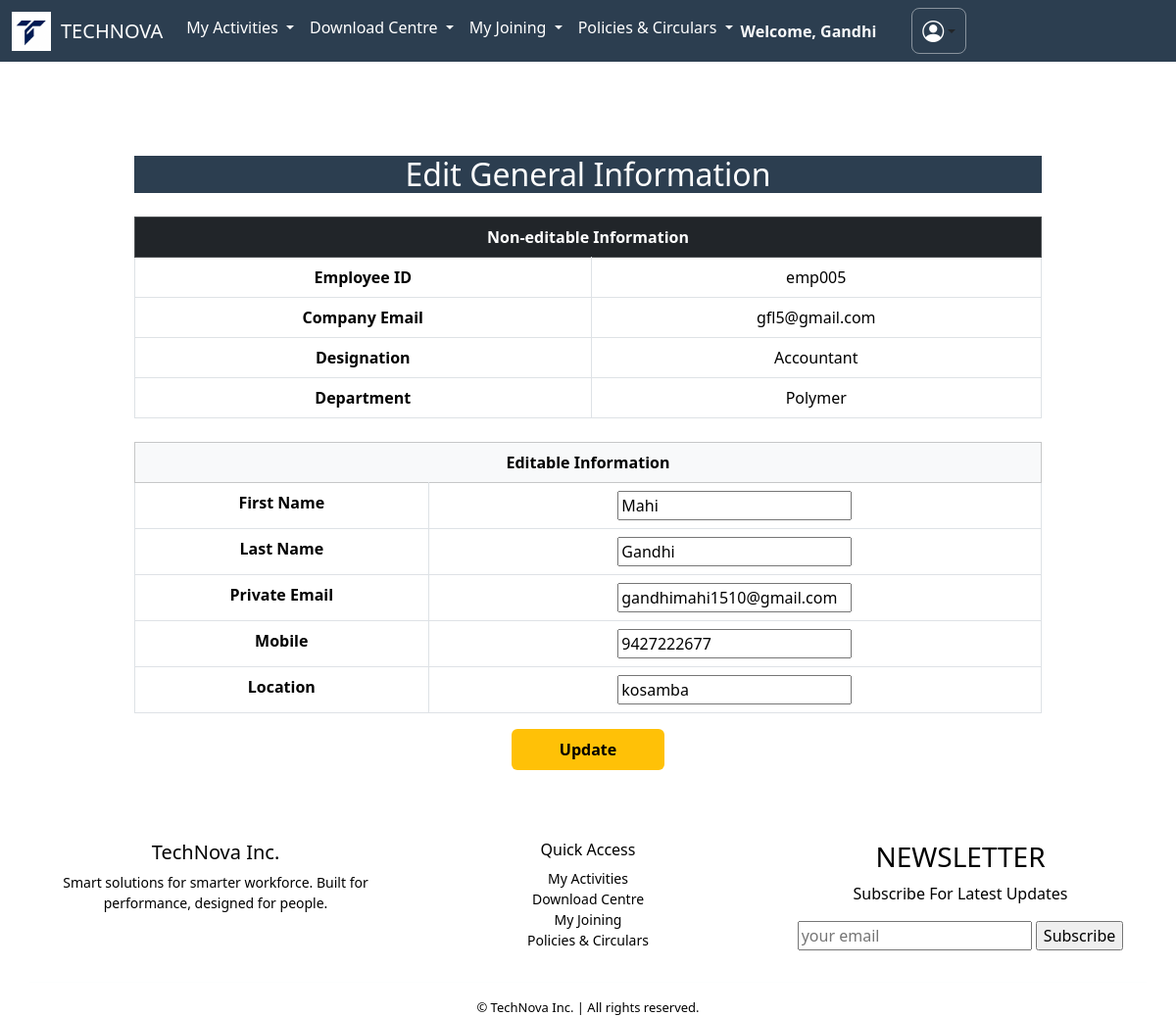
Page /updategeneral/ (signed in) on the committed database.
### apps/dashboard/models.py (models this page shows, shortened)
class BaseClass(models.Model):
    id = models.UUIDField(primary_key=True, default=uuid.uuid4, editable=False)
    created_at = models.DateTimeField(auto_now_add=True)
    updated_at = models.DateTimeField(auto_now=True)
    class Meta:
        abstract = True

class Employee(BaseClass):
    employee_id = models.CharField(max_length=10, unique=True, blank=True)
    first_name = models.CharField(max_length=255,null=False,blank=False)
    last_name = models.CharField(max_length=255,null=False,blank=False)
    company_email = models.EmailField(unique=True,null=False,blank=False)
    pvt_email = models.EmailField(unique=True,null=False,blank=False)
    mobile = models.CharField(max_length=15,null=False,blank=False)
    password = models.CharField(max_length=8, blank=True,null=False)
    doj = models.DateField(verbose_name="Date of Joining",null=False,blank=False)
    dob = models.DateField(verbose_name="Date of Birth", default="2000-01-01")
    location = models.CharField(max_length=100, blank=True, null=True)
    designation = models.CharField(max_length=100, blank=True, null=True)
    department = models.CharField(max_length=100, blank=True, null=True)
    manager = models.CharField(max_length=100, blank=True, null=True)
    photo = models.ImageField(upload_to='employee_photos/', default='default.jpg')

### apps/dashboard/views.py (the view)
# urls.py: path('updategeneral/',updategeneral,name='updategeneral'),
def updategeneral(request):
    employee_id = request.session.get('employee_id')
    employee = get_object_or_404(Employee, employee_id=employee_id)
    if request.method == 'POST':
        form = EmployeeGeneralInfoForm(request.POST, instance=employee)
        if form.is_valid():
            form.save()
            return redirect('generalinfo')  # or any page you like
    else:
        form = EmployeeGeneralInfoForm(instance=employee)
    return render(request, 'dashboard/geninfoupdate.html', {
        'form': form,
        'employee': employee  # to display non-editable fields
    })

### apps/dashboard/forms.py
class EmployeeGeneralInfoForm(forms.ModelForm):
    class Meta:
        model = Employee
        fields = ['first_name', 'last_name', 'pvt_email', 'mobile', 'location']  # Editable fields only

### apps/dashboard/templates/dashboard/geninfoupdate.html (shortened to what this page needs)
{% extends 'dashboard/base.html' %}
{% block body %}
<div class="container py-5">
    <div class="row justify-content-center">
        <div class="col-md-10">
            <h2 class="text-center mb-4" style="background-color: #2c3e50; color: white;">Edit General Information</h2>
            <table class="table table-bordered text-center">
                <thead class="table-dark">
                    <tr>
                        <th colspan="2">Non-editable Information</th>
                    </tr>
                </thead>
                <tbody>
                    <tr><th>Employee ID</th><td>{{ employee.employee_id }}</td></tr>
                    <tr><th>Company Email</th><td>{{ employee.company_email }}</td></tr>
                    <tr><th>Designation</th><td>{{ employee.designation }}</td></tr>
                    <tr><th>Department</th><td>{{ employee.department }}</td></tr>
                </tbody>
            </table>
            <form method="post" class="mt-4">
                <table class="table table-hover table-bordered text-center">
                    <thead class="table-light">
                        <tr><th colspan="2">Editable Information</th></tr>
                    </thead>
                    <tbody>
                        <tr>
                            <th>First Name</th>
                            <td>{{ form.first_name }}</td>
                        </tr>
                        <tr>
                            <th>Last Name</th>
                            <td>{{ form.last_name }}</td>
                        </tr>
                        <tr>
                            <th>Private Email</th>
                            <td>{{ form.pvt_email }}</td>
                        </tr>
                        <tr>
                            <th>Mobile</th>
                            <td>{{ form.mobile }}</td>
                        </tr>
                        <tr>
                            <th>Location</th>
                            <td>{{ form.location }}</td>
                        </tr>
                    </tbody>
                </table>
                <div class="text-center mt-3">
                   <button type="submit" class="btn px-5 py-2 fw-bold" style="background-color: #ffc107; color: black;">Update</button>
                </div>
            </form>
        </div>
    </div>
</div>
{% endblock %}

### apps/dashboard/templates/dashboard/base.html (shortened to what this page needs)
<!DOCTYPE html>
<html lang="en">
<head>
  <link href="https://cdn.jsdelivr.net/npm/bootstrap@5.3.6/dist/css/bootstrap.min.css"
 rel="stylesheet" />
  <link rel="stylesheet" href="https://cdnjs.cloudflare.com/ajax/libs/font-awesome/6.5.0/css/all.min.css">
 <link rel="stylesheet" href="https://cdnjs.cloudflare.com/ajax/libs/font-awesome/6.4.0/css/all.min.css">
  <link rel="stylesheet" href="https://cdnjs.cloudflare.com/ajax/libs/font-awesome/6.4.0/css/all.min.css">
  <link rel="stylesheet" href="https://cdn.jsdelivr.net/npm/bootstrap-icons@1.11.3/font/bootstrap-icons.css">
</head>
<body>
  <nav class="navbar navbar-expand-lg navbar-cyan">
    <div class="container-fluid">
      <img src="/media/]logoog.jpg" alt="Login Banner"
        style="height: 40px; width: auto; object-fit: contain; vertical-align: middle; margin-right: 10px;">
      <a class="navbar-brand" href="{% url 'index_inner' %}">TECHNOVA</a>
      <div class="collapse navbar-collapse" id="navbarScroll">
        <ul class="navbar-nav me-auto my-2 my-lg-0 navbar-nav-scroll" style="--bs-scroll-height: 100px;">
          <li class="nav-item dropdown">
            <a class="nav-link dropdown-toggle" href="#" role="button" data-bs-toggle="dropdown" aria-expanded="false">
              My Activities
            </a>
          </li>
          <li class="nav-item dropdown">
            <a class="nav-link dropdown-toggle" href="#" role="button" data-bs-toggle="dropdown" aria-expanded="false">
              Download Centre
            </a>
          </li>
          <li class="nav-item dropdown">
            <a class="nav-link dropdown-toggle" href="#" role="button" data-bs-toggle="dropdown" aria-expanded="false">
              My Joining
            </a>
          </li>
          <li class="nav-item dropdown">
            <a class="nav-link dropdown-toggle" href="#" role="button" data-bs-toggle="dropdown" aria-expanded="false">
              Policies & Circulars
            </a>
          </li>
<div class="d-flex align-items-center ms-auto">
            {% if request.session.employee_name %}
            <span class="me-3 text-light fw-bold">Welcome, {{ request.session.employee_name }}</span>
            {% endif %}
<div class="dropdown d-flex align-items-center ms-auto">
  <button class="btn dropdown-toggle d-flex align-items-center justify-content-center"
          type="button" id="userMenu" data-bs-toggle="dropdown" aria-expanded="false"
          style="background-color: transparent; border: 1px solid #ffffff70; padding: 6px 10px; border-radius: 8px;">
    <i class="bi bi-person-circle" style="font-size: 22px; color: white;"></i>
  </button>
</div>
      </div>
    </div>
  </nav>
  <BR></BR>
  {% block body %}
  {% endblock %}
  <footer class="mt-4" style="background: #ffffff; color: black; ">
    <div class="container text-center">
      <div class="row">
        <div class="col-md-4 mb-3">
          <h5>TechNova Inc.</h5>
          <p style="font-size: 14px;">Smart solutions for smarter workforce. Built for performance, designed for people.
          </p>
        </div>
        <div class="col-md-4 mb-3">
          <h6>Quick Access</h6>
          <ul class="list-unstyled" style="font-size: 14px;">
            <li><a href="{% url 'claims_page' %}" class="text-black text-decoration-none">My Activities</a></li>
            <li><a href="{% url 'salary' %}" class="text-black text-decoration-none">Download Centre</a></li>
            <li><a href="{% url 'generalinfo' %}" class="text-black text-decoration-none">My Joining</a></li>
            <li><a href="{% url 'policy_and_circular' %}" class="text-black text-decoration-none">Policies &
                Circulars</a></li>
          </ul>
        </div>
        <div class="col-md-4 mb-3">
          <h3>NEWSLETTER</h3>
          <p>Subscribe For Latest Updates</p>
          <input type="email" placeholder="your email" class="email">
          <input type="submit" value="Subscribe" class="btn-btn-danger">
        </div>
        <hr class="border-light">
        <div style="font-size: 13px;">&copy; {{ current_year }} TechNova Inc. | All rights reserved.</div>
      </div>
  </footer>
</body>
</html>

### apps/dashboard/templates/dashboard/base.html (style rules this page uses)
html, body { height: 100%; margin: 0; background: #ffffff; }
.navbar-cyan { background-color: #2c3e50; }
.navbar-cyan .nav-link, .navbar-cyan .navbar-brand { color: #ffffff !important; }
.navbar-cyan .dropdown { color: black !important; }

### rows in the picture
Employee: session.employee_name "Gandhi", employee_id "emp005", company_email "gfl5@gmail.com", designation "Accountant", department "Polymer", first_name "Mahi", last_name "Gandhi", pvt_email "gandhimahi1510@gmail.com", mobile "9427222677", location "kosamba"
